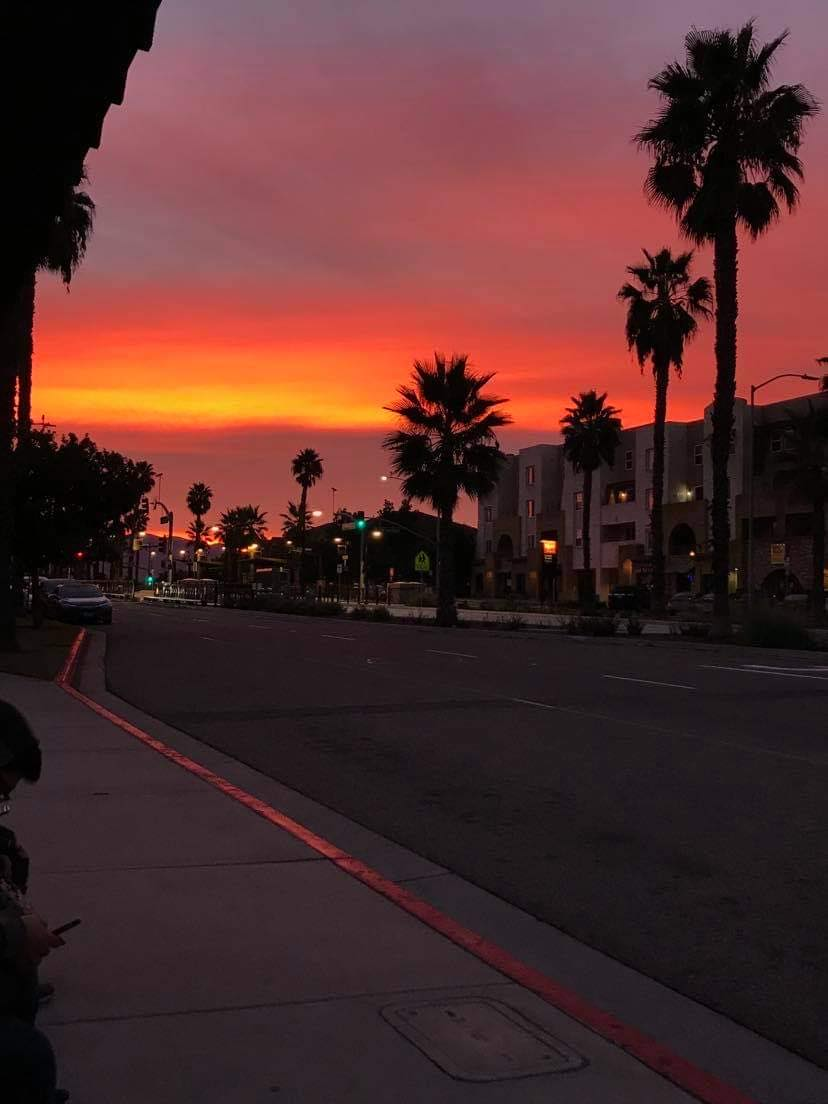
#> input picture Day 13/Images/4.jpg, 828 x 1104 px
$ python day_13_histogram_equalization.py
#> lines starting #> are read from the running program, lines starting #| are printed output that depends on the picture
#> in main, img is the input picture: shape (1104, 828, 3); mean B, G, R 45.6, 45.8, 81.5
import cv2
import numpy as np
import matplotlib.pyplot as plt

def plot_histogram(img, title):
    colors = ('b', 'g', 'r')
    for i, color in enumerate(colors):
        hist = cv2.calcHist([img], [i], None, [256], [0, 256])
        plt.plot(hist, color=color)
        plt.xlim([0, 256])
    plt.title(title)

def equalize_hist_color(img):
    channels = cv2.split(img)
    eq_channels = []
    for ch in channels:
        eq_channels.append(cv2.equalizeHist(ch))
#> this loop made 3 passes
#> after the loop, eq_channels = 3 items
    return cv2.merge(eq_channels)
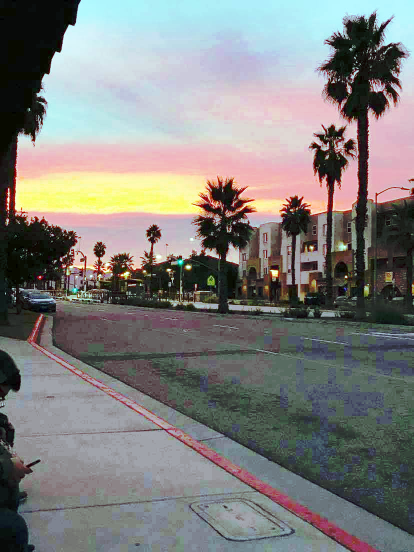
#> returned value: shape (1104, 828, 3) (shown at 1/2 size); mean of channels 0, 1, 2 125.9, 128, 128.7; drawn as B, G, R

def apply_clahe(img, clip_limit=2.0, tile_grid_size=(8, 8)):
#> called with clip_limit = 2, tile_grid_size = (8, 8)
    clahe = cv2.createCLAHE(clipLimit=clip_limit, tileGridSize=tile_grid_size)
    channels = cv2.split(img)
    eq_channels = []
    for ch in channels:
        eq_channels.append(clahe.apply(ch))
#> after the loop, eq_channels = 3 items
    return cv2.merge(eq_channels)
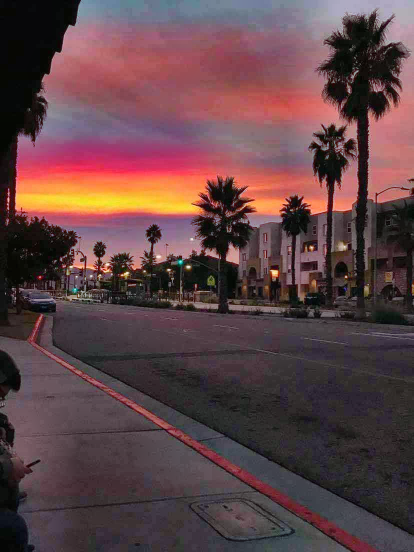
#> returned value: shape (1104, 828, 3) (shown at 1/2 size); mean of channels 0, 1, 2 71.1, 68, 96; drawn as B, G, R

def main():
    # Load the image
    img = cv2.imread('Images/4.jpg')

    # Color histogram equalization
    eq_color_img = equalize_hist_color(img)

    # CLAHE on color image
    clahe_img = apply_clahe(img)

    # Plotting
    plt.figure(figsize=(15, 10))

    # Original Image
    plt.subplot(3, 2, 1)
    plt.imshow(cv2.cvtColor(img, cv2.COLOR_BGR2RGB))
    plt.title('Original Image')
    plt.axis('off')

    # Original Histogram
    plt.subplot(3, 2, 2)
    plot_histogram(img, 'Original Histogram')

    # Equalized Image
    plt.subplot(3, 2, 3)
    plt.imshow(cv2.cvtColor(eq_color_img, cv2.COLOR_BGR2RGB))
    plt.title('Equalized Image')
    plt.axis('off')

    # Equalized Histogram
    plt.subplot(3, 2, 4)
    plot_histogram(eq_color_img, 'Equalized Histogram')

    # CLAHE Image
    plt.subplot(3, 2, 5)
    plt.imshow(cv2.cvtColor(clahe_img, cv2.COLOR_BGR2RGB))
    plt.title('CLAHE Image')
    plt.axis('off')

    # CLAHE Histogram
    plt.subplot(3, 2, 6)
    plot_histogram(clahe_img, 'CLAHE Histogram')

    plt.tight_layout()
    plt.show()
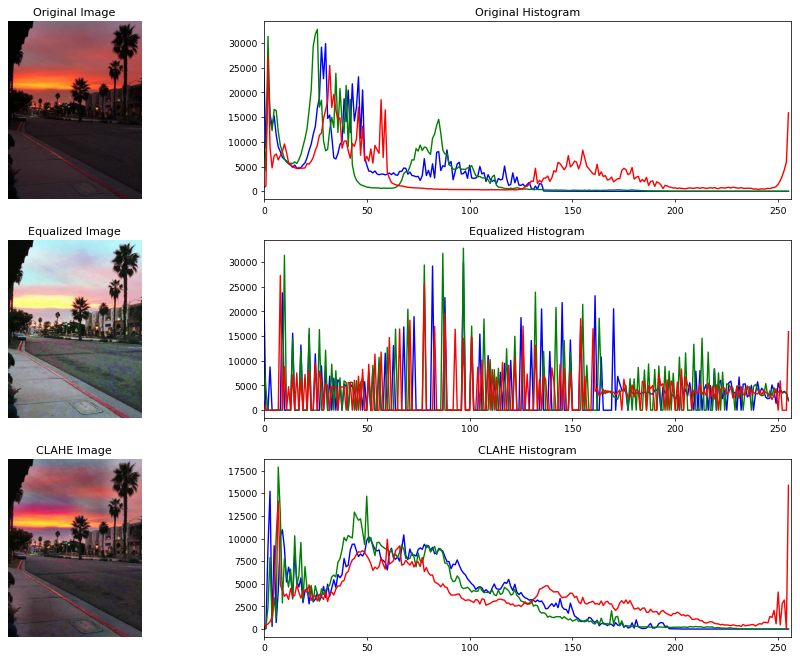
#> figure drawn by matplotlib, 6 panels; panel 2: curve peaks at x = 30, y = 29892; panel 2: curve peaks at x = 26, y = 32773; panel 2: curve peaks at x = 2, y = 27267; panel 4: curve peaks at x = 97, y = 29892

if __name__ == "__main__":
    main()

$ run again, with Day 13/Images/1.jpg copied over Day 13/Images/4.jpg
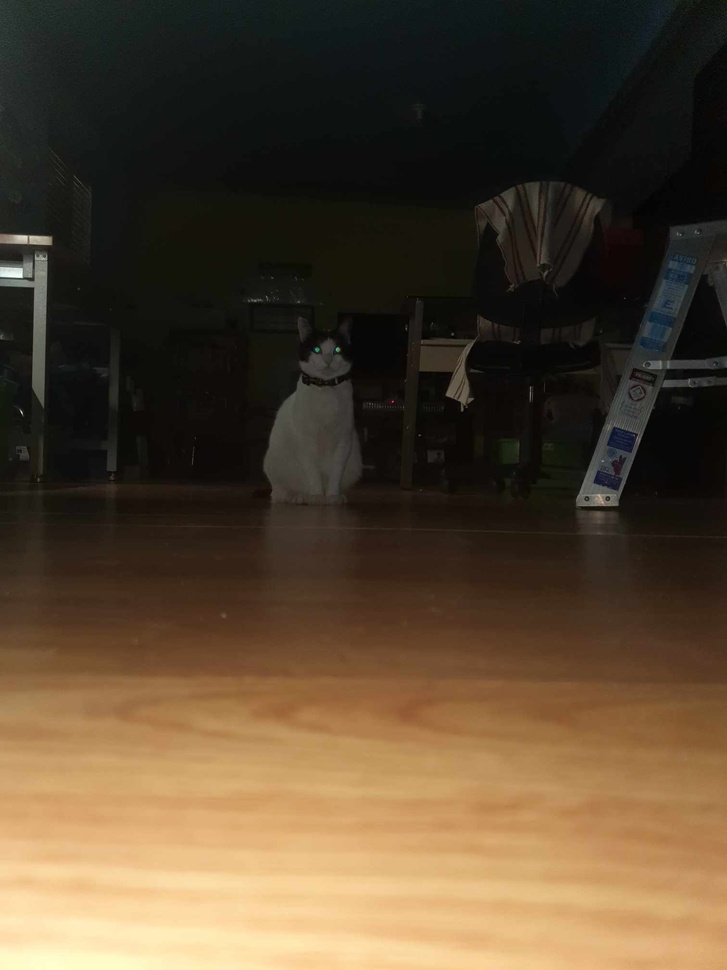
#> input picture Day 13/Images/1.jpg, 727 x 970 px, shrunk from 1512 x 2016 before the run
#> in main, img is the input picture: shape (970, 727, 3); mean B, G, R 48.8, 69, 85.3
#> the loop in equalize_hist_color, `for ch in channels:` made 3 passes
#> after the loop in equalize_hist_color, `for ch in channels:`: eq_channels = 3 items
#> in equalize_hist_color, `return cv2.merge(eq_channels)`:
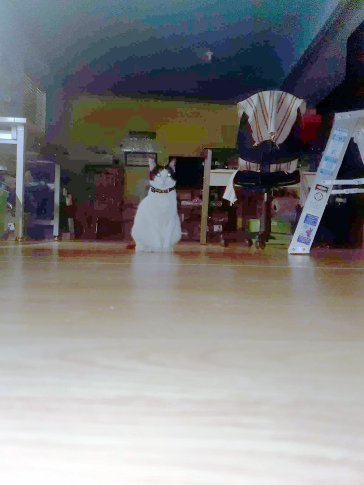
#> returned value: shape (970, 727, 3) (shown at 1/2 size); mean of channels 0, 1, 2 129.6, 129.1, 129.2; drawn as B, G, R
#> the loop in apply_clahe, `for ch in channels:` made 3 passes
#> in apply_clahe, `return cv2.merge(eq_channels)`:
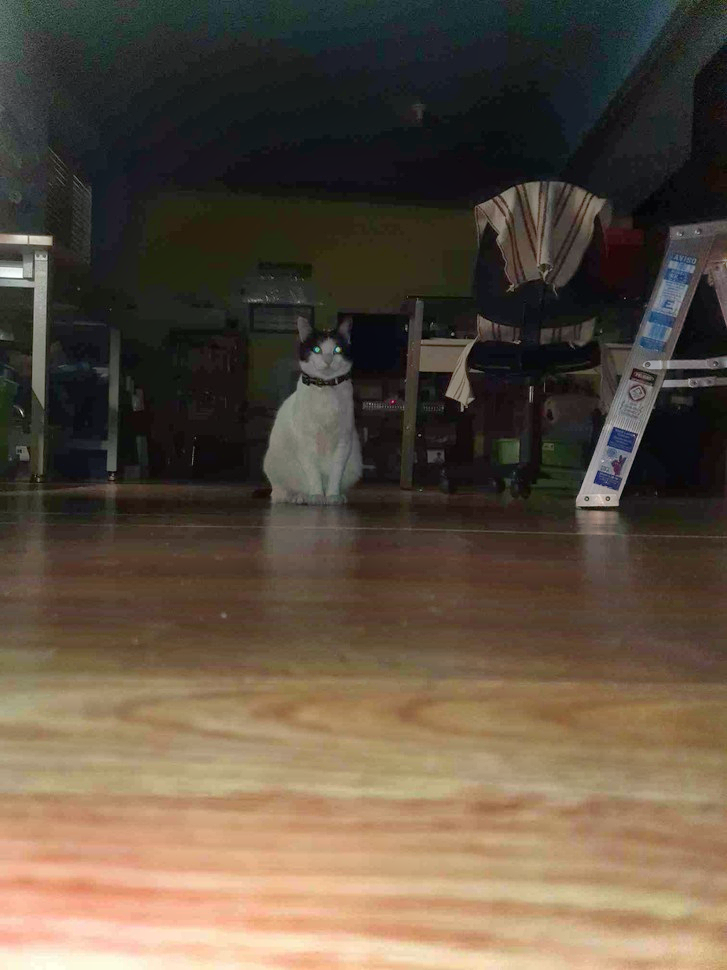
#> returned value: shape (970, 727, 3); mean of channels 0, 1, 2 65.1, 80.1, 93.2; drawn as B, G, R

$ run again, with Day 13/Images/2.jpg copied over Day 13/Images/4.jpg
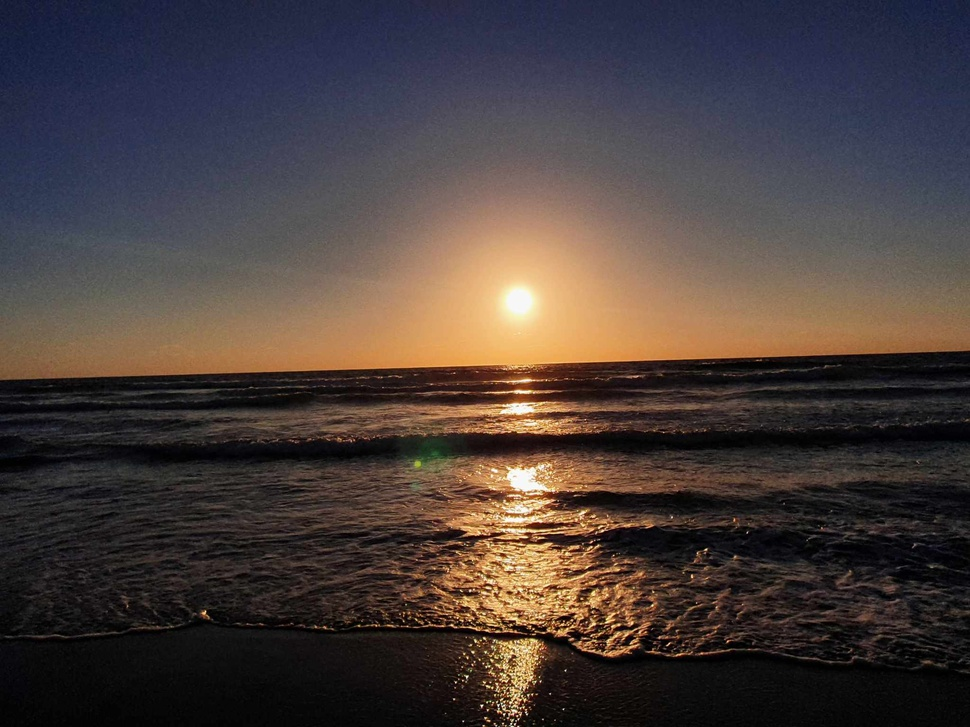
#> input picture Day 13/Images/2.jpg, 970 x 727 px, shrunk from 2048 x 1536 before the run
#> in main, img is the input picture: shape (727, 970, 3); mean B, G, R 59.6, 62.1, 72.8
#> the loop in equalize_hist_color, `for ch in channels:` made 3 passes
#> after the loop in equalize_hist_color, `for ch in channels:`: eq_channels = 3 items
#> in equalize_hist_color, `return cv2.merge(eq_channels)`:
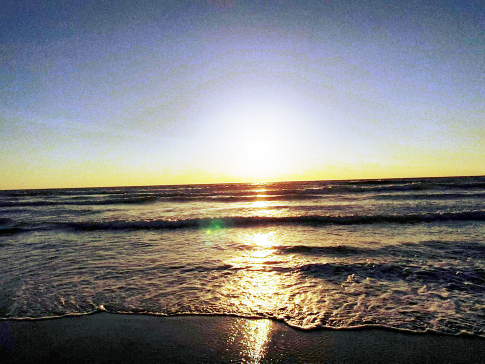
#> returned value: shape (727, 970, 3) (shown at 1/2 size); mean of channels 0, 1, 2 127.9, 128.1, 128.2; drawn as B, G, R
#> the loop in apply_clahe, `for ch in channels:` made 3 passes
#> in apply_clahe, `return cv2.merge(eq_channels)`:
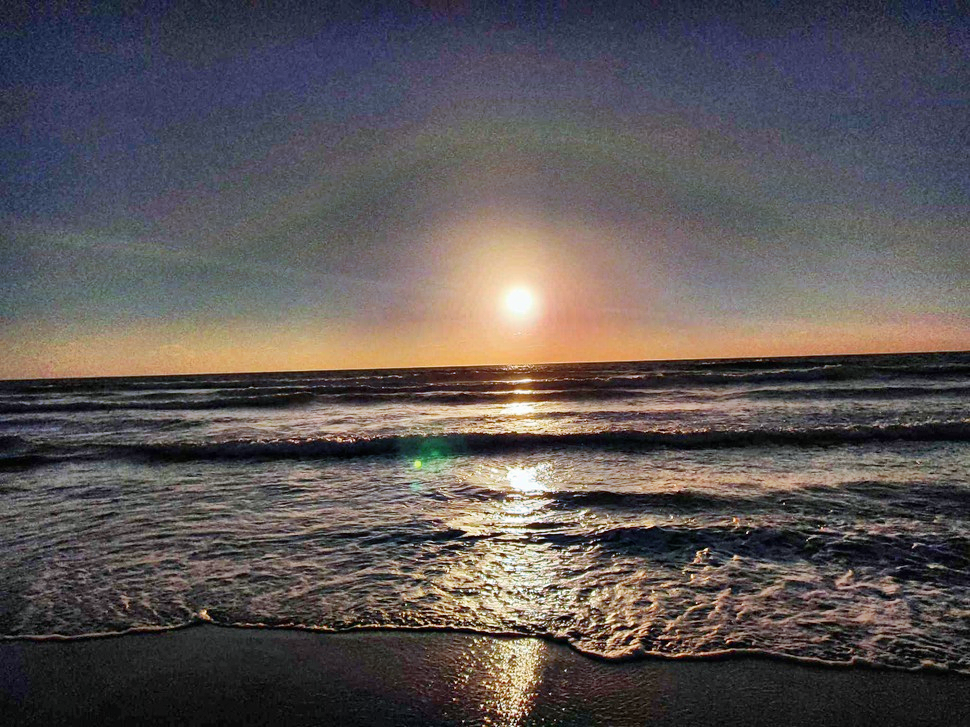
#> returned value: shape (727, 970, 3); mean of channels 0, 1, 2 85.6, 85.8, 92.2; drawn as B, G, R
